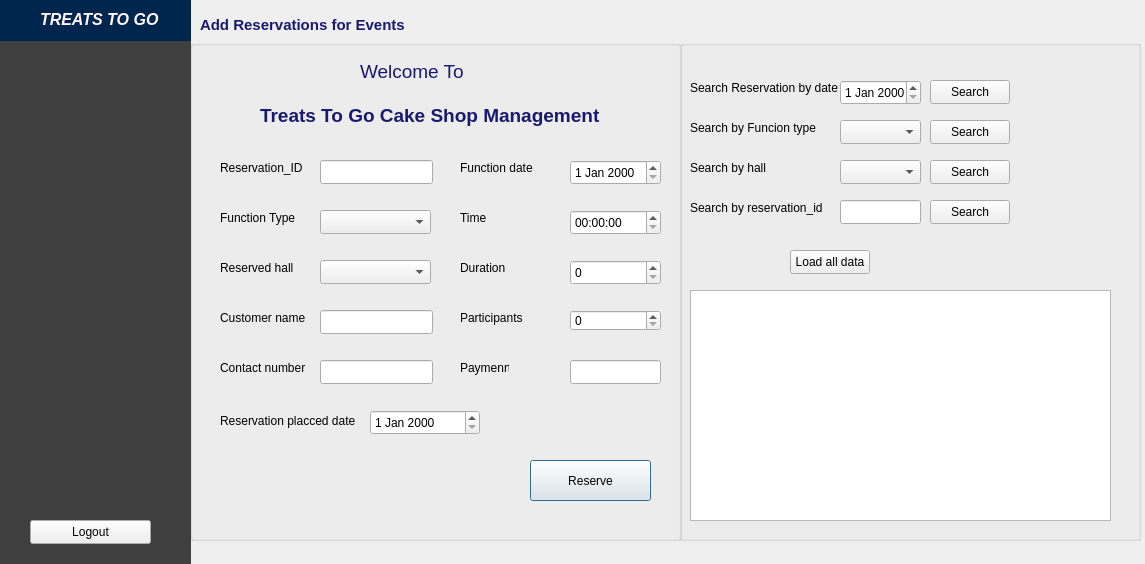
<?xml version="1.0" encoding="UTF-8"?>
<ui version="4.0">
 <class>addreservations</class>
 <widget class="QDialog" name="addreservations">
  <property name="geometry">
   <rect>
    <x>0</x>
    <y>0</y>
    <width>1145</width>
    <height>564</height>
   </rect>
  </property>
  <property name="windowTitle">
   <string>Dialog</string>
  </property>
  <widget class="QGroupBox" name="groupBox">
   <property name="geometry">
    <rect>
     <x>190</x>
     <y>40</y>
     <width>491</width>
     <height>501</height>
    </rect>
   </property>
   <property name="title">
    <string/>
   </property>
   <widget class="QLabel" name="label">
    <property name="geometry">
     <rect>
      <x>30</x>
      <y>120</y>
      <width>121</width>
      <height>16</height>
     </rect>
    </property>
    <property name="text">
     <string>Reservation_ID</string>
    </property>
   </widget>
   <widget class="QLabel" name="label_2">
    <property name="geometry">
     <rect>
      <x>30</x>
      <y>170</y>
      <width>91</width>
      <height>16</height>
     </rect>
    </property>
    <property name="text">
     <string>Function Type</string>
    </property>
   </widget>
   <widget class="QLabel" name="label_4">
    <property name="geometry">
     <rect>
      <x>30</x>
      <y>220</y>
      <width>101</width>
      <height>16</height>
     </rect>
    </property>
    <property name="text">
     <string>Reserved hall</string>
    </property>
   </widget>
   <widget class="QLabel" name="label_5">
    <property name="geometry">
     <rect>
      <x>30</x>
      <y>270</y>
      <width>91</width>
      <height>16</height>
     </rect>
    </property>
    <property name="text">
     <string>Customer name</string>
    </property>
   </widget>
   <widget class="QLabel" name="label_6">
    <property name="geometry">
     <rect>
      <x>30</x>
      <y>320</y>
      <width>101</width>
      <height>16</height>
     </rect>
    </property>
    <property name="text">
     <string>Contact number</string>
    </property>
   </widget>
   <widget class="QLabel" name="label_7">
    <property name="geometry">
     <rect>
      <x>30</x>
      <y>365</y>
      <width>141</width>
      <height>31</height>
     </rect>
    </property>
    <property name="text">
     <string>Reservation placced date</string>
    </property>
   </widget>
   <widget class="QLabel" name="label_8">
    <property name="geometry">
     <rect>
      <x>270</x>
      <y>120</y>
      <width>91</width>
      <height>16</height>
     </rect>
    </property>
    <property name="text">
     <string>Function date</string>
    </property>
   </widget>
   <widget class="QLabel" name="label_9">
    <property name="geometry">
     <rect>
      <x>270</x>
      <y>170</y>
      <width>49</width>
      <height>16</height>
     </rect>
    </property>
    <property name="text">
     <string>Time</string>
    </property>
   </widget>
   <widget class="QLabel" name="label_10">
    <property name="geometry">
     <rect>
      <x>270</x>
      <y>220</y>
      <width>49</width>
      <height>16</height>
     </rect>
    </property>
    <property name="text">
     <string>Duration</string>
    </property>
   </widget>
   <widget class="QLabel" name="label_11">
    <property name="geometry">
     <rect>
      <x>270</x>
      <y>270</y>
      <width>101</width>
      <height>16</height>
     </rect>
    </property>
    <property name="text">
     <string>Participants</string>
    </property>
   </widget>
   <widget class="QLabel" name="label_12">
    <property name="geometry">
     <rect>
      <x>270</x>
      <y>320</y>
      <width>49</width>
      <height>16</height>
     </rect>
    </property>
    <property name="text">
     <string>Paymenrt</string>
    </property>
   </widget>
   <widget class="QLineEdit" name="lineEdit_resid">
    <property name="geometry">
     <rect>
      <x>130</x>
      <y>120</y>
      <width>113</width>
      <height>24</height>
     </rect>
    </property>
   </widget>
   <widget class="QLineEdit" name="lineEdit_payment">
    <property name="geometry">
     <rect>
      <x>380</x>
      <y>320</y>
      <width>91</width>
      <height>24</height>
     </rect>
    </property>
   </widget>
   <widget class="QComboBox" name="comboBox_fun">
    <property name="geometry">
     <rect>
      <x>130</x>
      <y>170</y>
      <width>111</width>
      <height>24</height>
     </rect>
    </property>
   </widget>
   <widget class="QComboBox" name="comboBox_hall">
    <property name="geometry">
     <rect>
      <x>130</x>
      <y>220</y>
      <width>111</width>
      <height>24</height>
     </rect>
    </property>
   </widget>
   <widget class="QDateEdit" name="dateEdit_pdate">
    <property name="geometry">
     <rect>
      <x>180</x>
      <y>370</y>
      <width>110</width>
      <height>25</height>
     </rect>
    </property>
   </widget>
   <widget class="QTimeEdit" name="timeEdit_start">
    <property name="geometry">
     <rect>
      <x>380</x>
      <y>170</y>
      <width>91</width>
      <height>25</height>
     </rect>
    </property>
   </widget>
   <widget class="QSpinBox" name="spinBox_duration">
    <property name="geometry">
     <rect>
      <x>380</x>
      <y>220</y>
      <width>91</width>
      <height>25</height>
     </rect>
    </property>
   </widget>
   <widget class="QSpinBox" name="spinBox_partci">
    <property name="geometry">
     <rect>
      <x>380</x>
      <y>270</y>
      <width>91</width>
      <height>21</height>
     </rect>
    </property>
   </widget>
   <widget class="QLineEdit" name="lineEdit_cname">
    <property name="geometry">
     <rect>
      <x>130</x>
      <y>270</y>
      <width>113</width>
      <height>24</height>
     </rect>
    </property>
   </widget>
   <widget class="QLineEdit" name="lineEdit_ccontact">
    <property name="geometry">
     <rect>
      <x>130</x>
      <y>320</y>
      <width>113</width>
      <height>24</height>
     </rect>
    </property>
   </widget>
   <widget class="QDateEdit" name="dateEdit_resdate">
    <property name="geometry">
     <rect>
      <x>380</x>
      <y>120</y>
      <width>91</width>
      <height>25</height>
     </rect>
    </property>
   </widget>
   <widget class="QPushButton" name="pushButton_reserve">
    <property name="geometry">
     <rect>
      <x>340</x>
      <y>420</y>
      <width>121</width>
      <height>41</height>
     </rect>
    </property>
    <property name="text">
     <string>Reserve</string>
    </property>
   </widget>
   <widget class="QLabel" name="label_23">
    <property name="geometry">
     <rect>
      <x>70</x>
      <y>60</y>
      <width>371</width>
      <height>31</height>
     </rect>
    </property>
    <property name="font">
     <font>
      <pointsize>14</pointsize>
      <bold>true</bold>
     </font>
    </property>
    <property name="text">
     <string>&lt;html&gt;&lt;head/&gt;&lt;body&gt;&lt;p&gt;&lt;span style=&quot; color:#191970;&quot;&gt;Treats To Go Cake Shop Management&lt;/span&gt;&lt;/p&gt;&lt;/body&gt;&lt;/html&gt;</string>
    </property>
   </widget>
   <widget class="QLabel" name="label_24">
    <property name="geometry">
     <rect>
      <x>170</x>
      <y>20</y>
      <width>141</width>
      <height>21</height>
     </rect>
    </property>
    <property name="font">
     <font>
      <pointsize>14</pointsize>
     </font>
    </property>
    <property name="text">
     <string>&lt;html&gt;&lt;head/&gt;&lt;body&gt;&lt;p&gt;&lt;span style=&quot; color:#191970;&quot;&gt;Welcome To&lt;/span&gt;&lt;/p&gt;&lt;/body&gt;&lt;/html&gt;</string>
    </property>
   </widget>
  </widget>
  <widget class="QLabel" name="label_3">
   <property name="geometry">
    <rect>
     <x>80</x>
     <y>450</y>
     <width>49</width>
     <height>16</height>
    </rect>
   </property>
   <property name="text">
    <string/>
   </property>
  </widget>
  <widget class="QLabel" name="label_13">
   <property name="geometry">
    <rect>
     <x>0</x>
     <y>0</y>
     <width>191</width>
     <height>41</height>
    </rect>
   </property>
   <property name="styleSheet">
    <string notr="true">background-color: rgb(0, 38, 77);</string>
   </property>
   <property name="text">
    <string/>
   </property>
  </widget>
  <widget class="QLabel" name="label_14">
   <property name="geometry">
    <rect>
     <x>190</x>
     <y>0</y>
     <width>911</width>
     <height>41</height>
    </rect>
   </property>
   <property name="text">
    <string/>
   </property>
  </widget>
  <widget class="QLabel" name="label_15">
   <property name="geometry">
    <rect>
     <x>-10</x>
     <y>40</y>
     <width>201</width>
     <height>531</height>
    </rect>
   </property>
   <property name="styleSheet">
    <string notr="true">background-color: rgb(63, 63, 63);</string>
   </property>
   <property name="text">
    <string/>
   </property>
  </widget>
  <widget class="QGroupBox" name="groupBox_2">
   <property name="geometry">
    <rect>
     <x>680</x>
     <y>40</y>
     <width>461</width>
     <height>501</height>
    </rect>
   </property>
   <property name="title">
    <string/>
   </property>
   <widget class="QTableView" name="tableView_res">
    <property name="geometry">
     <rect>
      <x>10</x>
      <y>250</y>
      <width>421</width>
      <height>231</height>
     </rect>
    </property>
   </widget>
   <widget class="QLabel" name="label_16">
    <property name="geometry">
     <rect>
      <x>10</x>
      <y>40</y>
      <width>161</width>
      <height>16</height>
     </rect>
    </property>
    <property name="text">
     <string>Search Reservation by date</string>
    </property>
   </widget>
   <widget class="QLabel" name="label_17">
    <property name="geometry">
     <rect>
      <x>10</x>
      <y>80</y>
      <width>161</width>
      <height>16</height>
     </rect>
    </property>
    <property name="text">
     <string>Search by Funcion type</string>
    </property>
   </widget>
   <widget class="QLabel" name="label_18">
    <property name="geometry">
     <rect>
      <x>10</x>
      <y>120</y>
      <width>161</width>
      <height>16</height>
     </rect>
    </property>
    <property name="text">
     <string>Search by hall</string>
    </property>
   </widget>
   <widget class="QLabel" name="label_19">
    <property name="geometry">
     <rect>
      <x>10</x>
      <y>160</y>
      <width>161</width>
      <height>16</height>
     </rect>
    </property>
    <property name="text">
     <string>Search by reservation_id</string>
    </property>
   </widget>
   <widget class="QDateEdit" name="dateEdit">
    <property name="geometry">
     <rect>
      <x>160</x>
      <y>40</y>
      <width>81</width>
      <height>25</height>
     </rect>
    </property>
   </widget>
   <widget class="QComboBox" name="comboBox">
    <property name="geometry">
     <rect>
      <x>160</x>
      <y>80</y>
      <width>81</width>
      <height>24</height>
     </rect>
    </property>
   </widget>
   <widget class="QComboBox" name="comboBox_2">
    <property name="geometry">
     <rect>
      <x>160</x>
      <y>120</y>
      <width>81</width>
      <height>24</height>
     </rect>
    </property>
   </widget>
   <widget class="QLineEdit" name="lineEdit">
    <property name="geometry">
     <rect>
      <x>160</x>
      <y>160</y>
      <width>81</width>
      <height>24</height>
     </rect>
    </property>
   </widget>
   <widget class="QPushButton" name="pushButton">
    <property name="geometry">
     <rect>
      <x>110</x>
      <y>210</y>
      <width>80</width>
      <height>24</height>
     </rect>
    </property>
    <property name="text">
     <string>Load all data</string>
    </property>
   </widget>
   <widget class="QPushButton" name="pushButton_2">
    <property name="geometry">
     <rect>
      <x>250</x>
      <y>40</y>
      <width>80</width>
      <height>24</height>
     </rect>
    </property>
    <property name="text">
     <string>Search</string>
    </property>
   </widget>
   <widget class="QPushButton" name="pushButton_3">
    <property name="geometry">
     <rect>
      <x>250</x>
      <y>80</y>
      <width>80</width>
      <height>24</height>
     </rect>
    </property>
    <property name="text">
     <string>Search</string>
    </property>
   </widget>
   <widget class="QPushButton" name="pushButton_4">
    <property name="geometry">
     <rect>
      <x>250</x>
      <y>120</y>
      <width>80</width>
      <height>24</height>
     </rect>
    </property>
    <property name="text">
     <string>Search</string>
    </property>
   </widget>
   <widget class="QPushButton" name="pushButton_5">
    <property name="geometry">
     <rect>
      <x>250</x>
      <y>160</y>
      <width>80</width>
      <height>24</height>
     </rect>
    </property>
    <property name="text">
     <string>Search</string>
    </property>
   </widget>
  </widget>
  <widget class="QLabel" name="label_20">
   <property name="geometry">
    <rect>
     <x>-10</x>
     <y>50</y>
     <width>211</width>
     <height>161</height>
    </rect>
   </property>
   <property name="styleSheet">
    <string notr="true">image: url(:/img/images/logo.png);</string>
   </property>
   <property name="text">
    <string/>
   </property>
  </widget>
  <widget class="QPushButton" name="pushButton_11">
   <property name="geometry">
    <rect>
     <x>30</x>
     <y>520</y>
     <width>121</width>
     <height>24</height>
    </rect>
   </property>
   <property name="text">
    <string>Logout</string>
   </property>
  </widget>
  <widget class="QLabel" name="label_22">
   <property name="geometry">
    <rect>
     <x>40</x>
     <y>10</y>
     <width>121</width>
     <height>20</height>
    </rect>
   </property>
   <property name="text">
    <string>&lt;html&gt;&lt;head/&gt;&lt;body&gt;&lt;p&gt;&lt;span style=&quot; font-size:12pt; font-weight:700; font-style:italic; color:#fff6fe;&quot;&gt;TREATS TO GO&lt;/span&gt;&lt;/p&gt;&lt;/body&gt;&lt;/html&gt;</string>
   </property>
  </widget>
  <widget class="QLabel" name="label_21">
   <property name="geometry">
    <rect>
     <x>200</x>
     <y>10</y>
     <width>291</width>
     <height>31</height>
    </rect>
   </property>
   <property name="text">
    <string>&lt;html&gt;&lt;head/&gt;&lt;body&gt;&lt;p&gt;&lt;span style=&quot; font-size:11pt; font-weight:700; color:#191970;&quot;&gt;Add Reservations for Events&lt;/span&gt;&lt;/p&gt;&lt;/body&gt;&lt;/html&gt;</string>
   </property>
  </widget>
  <zorder>label_15</zorder>
  <zorder>groupBox</zorder>
  <zorder>label_3</zorder>
  <zorder>label_13</zorder>
  <zorder>label_14</zorder>
  <zorder>groupBox_2</zorder>
  <zorder>label_20</zorder>
  <zorder>pushButton_11</zorder>
  <zorder>label_22</zorder>
  <zorder>label_21</zorder>
 </widget>
 <resources/>
 <connections/>
</ui>
